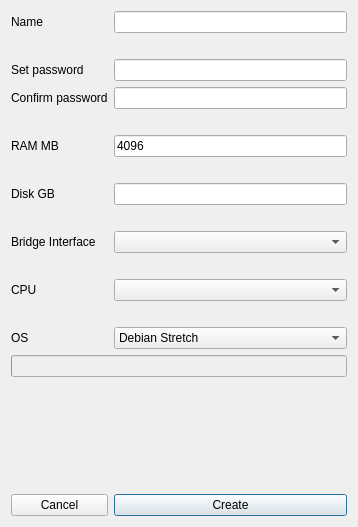
<?xml version="1.0" encoding="UTF-8"?>
<ui version="4.0">
 <class>DlgCreatePeer</class>
 <widget class="QDialog" name="DlgCreatePeer">
  <property name="geometry">
   <rect>
    <x>0</x>
    <y>0</y>
    <width>358</width>
    <height>527</height>
   </rect>
  </property>
  <property name="windowTitle">
   <string>Dialog</string>
  </property>
  <layout class="QGridLayout" name="gridLayout">
   <item row="15" column="0" rowspan="2" colspan="2">
    <widget class="QLabel" name="lbl_err_os">
     <property name="text">
      <string/>
     </property>
    </widget>
   </item>
   <item row="3" column="0">
    <widget class="QLabel" name="lbl_pass_confirm">
     <property name="toolTip">
      <string>Confirm your password</string>
     </property>
     <property name="text">
      <string>Confirm password</string>
     </property>
    </widget>
   </item>
   <item row="11" column="0">
    <widget class="QLabel" name="lbl_cpu">
     <property name="toolTip">
      <string>Number of CPU cores for your Peer</string>
     </property>
     <property name="text">
      <string>CPU</string>
     </property>
    </widget>
   </item>
   <item row="17" column="0">
    <widget class="QPushButton" name="btn_cancel">
     <property name="focusPolicy">
      <enum>Qt::NoFocus</enum>
     </property>
     <property name="toolTip">
      <string>Cancel</string>
     </property>
     <property name="text">
      <string>Cancel</string>
     </property>
    </widget>
   </item>
   <item row="11" column="1">
    <widget class="QComboBox" name="cmb_cpu">
     <property name="currentText">
      <string/>
     </property>
     <property name="currentIndex">
      <number>-1</number>
     </property>
    </widget>
   </item>
   <item row="8" column="0" colspan="2">
    <widget class="QLabel" name="lbl_err_disk">
     <property name="sizePolicy">
      <sizepolicy hsizetype="Preferred" vsizetype="Fixed">
       <horstretch>0</horstretch>
       <verstretch>0</verstretch>
      </sizepolicy>
     </property>
     <property name="text">
      <string/>
     </property>
     <property name="alignment">
      <set>Qt::AlignRight|Qt::AlignTrailing|Qt::AlignVCenter</set>
     </property>
    </widget>
   </item>
   <item row="5" column="0">
    <widget class="QLabel" name="lbl_ram">
     <property name="toolTip">
      <string>RAM for your Peer</string>
     </property>
     <property name="text">
      <string>RAM MB</string>
     </property>
    </widget>
   </item>
   <item row="2" column="0">
    <widget class="QLabel" name="lbl_pass">
     <property name="toolTip">
      <string>Password for your Subutai Console. Use only letters and digits</string>
     </property>
     <property name="text">
      <string>Set password</string>
     </property>
    </widget>
   </item>
   <item row="0" column="1">
    <widget class="QLineEdit" name="le_name"/>
   </item>
   <item row="9" column="0">
    <widget class="QLabel" name="lbl_bridge">
     <property name="toolTip">
      <string>Bridged interface to connect your Peer to the network</string>
     </property>
     <property name="text">
      <string>Bridge Interface</string>
     </property>
    </widget>
   </item>
   <item row="6" column="0" colspan="2">
    <widget class="QLabel" name="lbl_err_ram">
     <property name="sizePolicy">
      <sizepolicy hsizetype="Preferred" vsizetype="Fixed">
       <horstretch>0</horstretch>
       <verstretch>0</verstretch>
      </sizepolicy>
     </property>
     <property name="text">
      <string/>
     </property>
     <property name="alignment">
      <set>Qt::AlignRight|Qt::AlignTrailing|Qt::AlignVCenter</set>
     </property>
    </widget>
   </item>
   <item row="2" column="1">
    <widget class="QLineEdit" name="le_pass"/>
   </item>
   <item row="3" column="1">
    <widget class="QLineEdit" name="le_pass_confirm"/>
   </item>
   <item row="5" column="1">
    <widget class="QLineEdit" name="le_ram">
     <property name="text">
      <string>4096</string>
     </property>
    </widget>
   </item>
   <item row="13" column="0">
    <widget class="QLabel" name="lbl_os">
     <property name="toolTip">
      <string>VM for Peer to run on it.</string>
     </property>
     <property name="text">
      <string>OS</string>
     </property>
    </widget>
   </item>
   <item row="4" column="0" colspan="2">
    <widget class="QLabel" name="lbl_err_pass">
     <property name="sizePolicy">
      <sizepolicy hsizetype="Preferred" vsizetype="Fixed">
       <horstretch>0</horstretch>
       <verstretch>0</verstretch>
      </sizepolicy>
     </property>
     <property name="text">
      <string/>
     </property>
     <property name="alignment">
      <set>Qt::AlignRight|Qt::AlignTrailing|Qt::AlignVCenter</set>
     </property>
    </widget>
   </item>
   <item row="7" column="0">
    <widget class="QLabel" name="lbl_disk">
     <property name="toolTip">
      <string>Disk size for your Peer</string>
     </property>
     <property name="text">
      <string>Disk GB</string>
     </property>
    </widget>
   </item>
   <item row="7" column="1">
    <widget class="QLineEdit" name="le_disk"/>
   </item>
   <item row="13" column="1">
    <widget class="QComboBox" name="cmb_os">
     <item>
      <property name="text">
       <string>Debian Stretch</string>
      </property>
     </item>
    </widget>
   </item>
   <item row="1" column="0" colspan="2">
    <widget class="QLabel" name="lbl_err_name">
     <property name="sizePolicy">
      <sizepolicy hsizetype="Expanding" vsizetype="Fixed">
       <horstretch>0</horstretch>
       <verstretch>0</verstretch>
      </sizepolicy>
     </property>
     <property name="text">
      <string/>
     </property>
     <property name="alignment">
      <set>Qt::AlignRight|Qt::AlignTrailing|Qt::AlignVCenter</set>
     </property>
    </widget>
   </item>
   <item row="17" column="1">
    <widget class="QPushButton" name="btn_create">
     <property name="toolTip">
      <string>Start building your Peer</string>
     </property>
     <property name="text">
      <string>Create</string>
     </property>
     <property name="default">
      <bool>true</bool>
     </property>
    </widget>
   </item>
   <item row="9" column="1">
    <widget class="QComboBox" name="cmb_bridge">
     <property name="sizePolicy">
      <sizepolicy hsizetype="Expanding" vsizetype="Fixed">
       <horstretch>0</horstretch>
       <verstretch>0</verstretch>
      </sizepolicy>
     </property>
    </widget>
   </item>
   <item row="12" column="0" colspan="2">
    <widget class="QLabel" name="lbl_err_cpu">
     <property name="sizePolicy">
      <sizepolicy hsizetype="Preferred" vsizetype="Fixed">
       <horstretch>0</horstretch>
       <verstretch>0</verstretch>
      </sizepolicy>
     </property>
     <property name="text">
      <string/>
     </property>
     <property name="alignment">
      <set>Qt::AlignRight|Qt::AlignTrailing|Qt::AlignVCenter</set>
     </property>
    </widget>
   </item>
   <item row="0" column="0">
    <widget class="QLabel" name="lbl_name">
     <property name="toolTip">
      <string>Name for your Peer. Use only digits and letters.</string>
     </property>
     <property name="text">
      <string>Name</string>
     </property>
    </widget>
   </item>
   <item row="10" column="0" colspan="2">
    <widget class="QLabel" name="lbl_err_ifs">
     <property name="sizePolicy">
      <sizepolicy hsizetype="Preferred" vsizetype="Fixed">
       <horstretch>0</horstretch>
       <verstretch>0</verstretch>
      </sizepolicy>
     </property>
     <property name="text">
      <string/>
     </property>
     <property name="alignment">
      <set>Qt::AlignRight|Qt::AlignTrailing|Qt::AlignVCenter</set>
     </property>
    </widget>
   </item>
   <item row="14" column="0" colspan="2">
    <widget class="QProgressBar" name="pb_peer">
     <property name="enabled">
      <bool>false</bool>
     </property>
     <property name="value">
      <number>0</number>
     </property>
     <property name="textVisible">
      <bool>false</bool>
     </property>
    </widget>
   </item>
  </layout>
 </widget>
 <tabstops>
  <tabstop>le_name</tabstop>
  <tabstop>le_pass</tabstop>
  <tabstop>le_pass_confirm</tabstop>
  <tabstop>le_ram</tabstop>
  <tabstop>le_disk</tabstop>
  <tabstop>cmb_bridge</tabstop>
  <tabstop>cmb_cpu</tabstop>
  <tabstop>cmb_os</tabstop>
  <tabstop>btn_create</tabstop>
 </tabstops>
 <resources/>
 <connections/>
</ui>
